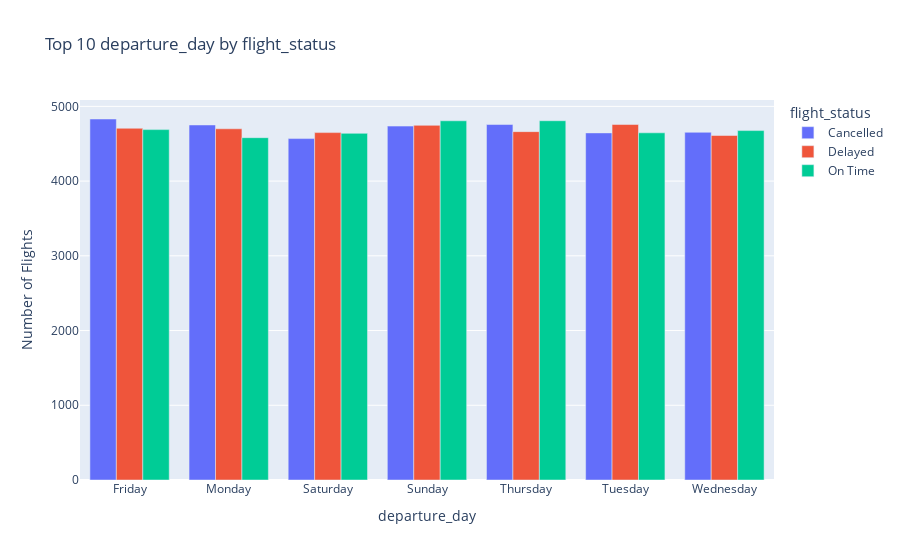

The code cell stored with this chart in its notebook:
### Code cell
plot_top_groupbar(airline, 'departure_day', 'flight_status', size=10)

### Figure 1 — Plotly figure (JSON) as saved in the notebook; plotly's stock layout.template omitted (floating-point values rounded to 4 significant figures)
{"data": [{"alignmentgroup": "True", "hovertemplate": "flight_status=Cancelled<br>departure_day=%{x}<br>Number of Flights=%{y}<extra></extra>", "legendgroup": "Cancelled", "marker": {"color": "#636efa", "pattern": {"shape": ""}}, "name": "Cancelled", "offsetgroup": "Cancelled", "orientation": "v", "showlegend": true, "textposition": "auto", "type": "bar", "x": ["Friday", "Monday", "Saturday", "Sunday", "Thursday", "Tuesday", "Wednesday"], "xaxis": "x", "y": [4831, 4751, 4569, 4736, 4757, 4645, 4653], "yaxis": "y"}, {"alignmentgroup": "True", "hovertemplate": "flight_status=Delayed<br>departure_day=%{x}<br>Number of Flights=%{y}<extra></extra>", "legendgroup": "Delayed", "marker": {"color": "#EF553B", "pattern": {"shape": ""}}, "name": "Delayed", "offsetgroup": "Delayed", "orientation": "v", "showlegend": true, "textposition": "auto", "type": "bar", "x": ["Friday", "Monday", "Saturday", "Sunday", "Thursday", "Tuesday", "Wednesday"], "xaxis": "x", "y": [4707, 4700, 4649, 4746, 4662, 4757, 4610], "yaxis": "y"}, {"alignmentgroup": "True", "hovertemplate": "flight_status=On Time<br>departure_day=%{x}<br>Number of Flights=%{y}<extra></extra>", "legendgroup": "On Time", "marker": {"color": "#00cc96", "pattern": {"shape": ""}}, "name": "On Time", "offsetgroup": "On Time", "orientation": "v", "showlegend": true, "textposition": "auto", "type": "bar", "x": ["Friday", "Monday", "Saturday", "Sunday", "Thursday", "Tuesday", "Wednesday"], "xaxis": "x", "y": [4689, 4581, 4639, 4807, 4808, 4646, 4676], "yaxis": "y"}], "layout": {"autosize": true, "barmode": "group", "legend": {"title": {"text": "flight_status"}, "tracegroupgap": 0}, "title": {"text": "Top 10 departure_day by flight_status"}, "xaxis": {"anchor": "y", "autorange": true, "domain": [0, 1], "range": [-0.5, 6.5], "title": {"text": "departure_day"}, "type": "category"}, "yaxis": {"anchor": "x", "autorange": true, "domain": [0, 1], "range": [0, 5085.0], "title": {"text": "Number of Flights"}, "type": "linear"}}}
